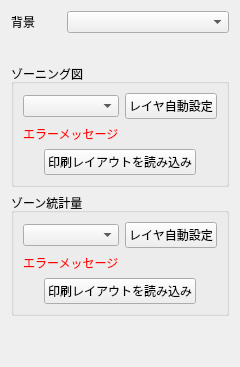
     <widget class="QWidget" name="tab_5">
      <attribute name="title">
       <string>印刷</string>
      </attribute>
      <layout class="QVBoxLayout" name="verticalLayout">
       <item>
        <layout class="QGridLayout" name="gridLayout_3">
         <item row="0" column="0">
          <widget class="QLabel" name="label_3">
           <property name="minimumSize">
            <size>
             <width>0</width>
             <height>0</height>
            </size>
           </property>
           <property name="maximumSize">
            <size>
             <width>50</width>
             <height>16777215</height>
            </size>
           </property>
           <property name="text">
            <string>背景</string>
           </property>
          </widget>
         </item>
         <item row="0" column="1" colspan="2">
          <widget class="QgsMapLayerComboBox" name="printlayoutBackgroundLayerCombobox"/>
         </item>
        </layout>
       </item>
       <item>
        <layout class="QGridLayout" name="gridLayout_12">
         <property name="leftMargin">
          <number>0</number>
         </property>
         <property name="topMargin">
          <number>25</number>
         </property>
         <property name="spacing">
          <number>0</number>
         </property>
        </layout>
       </item>
       <item>
        <widget class="QGroupBox" name="groupBox">
         <property name="title">
          <string>ゾーニング図</string>
         </property>
         <layout class="QVBoxLayout" name="verticalLayout_8">
          <item>
           <layout class="QGridLayout" name="gridLayout_5">
            <item row="0" column="0">
             <widget class="QgsMapLayerComboBox" name="printlayoutZoningLayerCombobox">
              <property name="sizePolicy">
               <sizepolicy hsizetype="Expanding" vsizetype="Fixed">
                <horstretch>0</horstretch>
                <verstretch>0</verstretch>
               </sizepolicy>
              </property>
             </widget>
            </item>
            <item row="0" column="1">
             <widget class="QPushButton" name="zoningPrintlayoutSetLayersButton">
              <property name="maximumSize">
               <size>
                <width>120</width>
                <height>16777215</height>
               </size>
              </property>
              <property name="text">
               <string>レイヤ自動設定</string>
              </property>
             </widget>
            </item>
           </layout>
          </item>
          <item>
           <widget class="QLabel" name="createZoningPrintlayoutErrorLabel">
            <property name="styleSheet">
             <string notr="true">color:#ff0000;</string>
            </property>
            <property name="text">
             <string>エラーメッセージ</string>
            </property>
           </widget>
          </item>
          <item>
           <layout class="QGridLayout" name="gridLayout_10">
            <item row="0" column="0">
             <widget class="QPushButton" name="createZoningPrintlayoutPushButton">
              <property name="sizePolicy">
               <sizepolicy hsizetype="Fixed" vsizetype="Fixed">
                <horstretch>0</horstretch>
                <verstretch>0</verstretch>
               </sizepolicy>
              </property>
              <property name="text">
               <string>印刷レイアウトを読み込み</string>
              </property>
             </widget>
            </item>
           </layout>
          </item>
         </layout>
        </widget>
       </item>
       <item>
        <widget class="QGroupBox" name="groupBox_2">
         <property name="title">
          <string>ゾーン統計量</string>
         </property>
         <layout class="QHBoxLayout" name="horizontalLayout_10">
          <item>
           <layout class="QGridLayout" name="gridLayout_9">
            <property name="sizeConstraint">
             <enum>QLayout::SetDefaultConstraint</enum>
            </property>
            <item row="0" column="0">
             <widget class="QgsMapLayerComboBox" name="printlayoutAggregateLayerCombobox">
              <property name="sizePolicy">
               <sizepolicy hsizetype="Expanding" vsizetype="Fixed">
                <horstretch>0</horstretch>
                <verstretch>0</verstretch>
               </sizepolicy>
              </property>
             </widget>
            </item>
            <item row="0" column="1">
             <widget class="QPushButton" name="aggregatePrintlayoutSetLayersButton">
              <property name="maximumSize">
               <size>
                <width>120</width>
                <height>16777215</height>
               </size>
              </property>
              <property name="text">
               <string>レイヤ自動設定</string>
              </property>
             </widget>
            </item>
            <item row="2" column="0" colspan="2">
             <layout class="QGridLayout" name="gridLayout_8">
              <item row="0" column="0">
               <widget class="QPushButton" name="createAggregatePrintlayoutPushButton">
                <property name="sizePolicy">
                 <sizepolicy hsizetype="Fixed" vsizetype="Fixed">
                  <horstretch>0</horstretch>
                  <verstretch>0</verstretch>
                 </sizepolicy>
                </property>
                <property name="layoutDirection">
                 <enum>Qt::LeftToRight</enum>
                </property>
                <property name="text">
                 <string>印刷レイアウトを読み込み</string>
                </property>
               </widget>
              </item>
             </layout>
            </item>
            <item row="1" column="0">
             <widget class="QLabel" name="createAggregatePrintlayoutErrorLabel">
              <property name="styleSheet">
               <string notr="true">color:#ff0000;</string>
              </property>
              <property name="text">
               <string>エラーメッセージ</string>
              </property>
             </widget>
            </item>
           </layout>
          </item>
         </layout>
        </widget>
       </item>
       <item>
        <spacer name="verticalSpacer_4">
         <property name="orientation">
          <enum>Qt::Vertical</enum>
         </property>
         <property name="sizeHint" stdset="0">
          <size>
           <width>20</width>
           <height>40</height>
          </size>
         </property>
        </spacer>
       </item>
      </layout>
     </widget>
